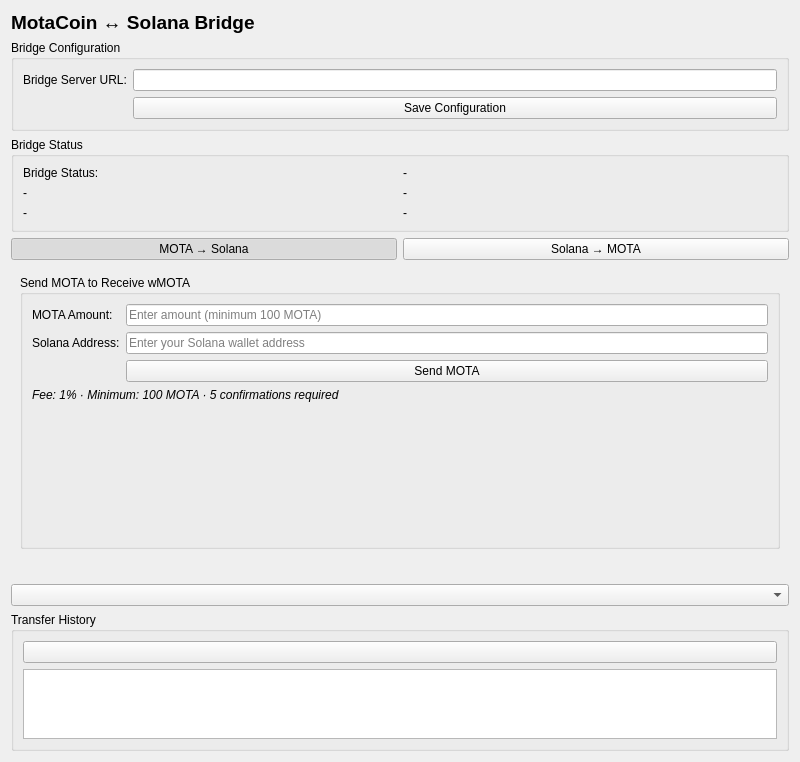
<?xml version="1.0" encoding="UTF-8"?>
<ui version="4.0">
 <class>BridgePage</class>
 <widget class="QWidget" name="BridgePage">
  <property name="geometry">
   <rect>
    <x>0</x>
    <y>0</y>
    <width>800</width>
    <height>600</height>
   </rect>
  </property>
  <property name="windowTitle">
   <string>Bridge</string>
  </property>
  <layout class="QVBoxLayout" name="verticalLayout">
   <item>
    <widget class="QLabel" name="pageTitle">
     <property name="text">
      <string>&lt;html&gt;&lt;head/&gt;&lt;body&gt;&lt;p&gt;&lt;span style=&quot; font-size:14pt; font-weight:600;&quot;&gt;MotaCoin ↔ Solana Bridge&lt;/span&gt;&lt;/p&gt;&lt;/body&gt;&lt;/html&gt;</string>
     </property>
    </widget>
   </item>
   <!-- Hidden legacy elements -->
   <item>
    <widget class="QGroupBox" name="configGroupBox">
     <property name="title">
      <string>Bridge Configuration</string>
     </property>
     <property name="visible">
      <bool>false</bool>
     </property>
     <layout class="QFormLayout" name="configFormLayout">
      <item row="0" column="0">
       <widget class="QLabel" name="serverUrlLabel">
        <property name="text">
         <string>Bridge Server URL:</string>
        </property>
       </widget>
      </item>
      <item row="0" column="1">
       <widget class="QLineEdit" name="serverUrlEdit"/>
      </item>
      <item row="1" column="1">
       <widget class="QPushButton" name="saveConfigButton">
        <property name="text">
         <string>Save Configuration</string>
        </property>
       </widget>
      </item>
     </layout>
    </widget>
   </item>
   <item>
    <widget class="QGroupBox" name="statusGroupBox">
     <property name="title">
      <string>Bridge Status</string>
     </property>
     <property name="visible">
      <bool>false</bool>
     </property>
     <layout class="QGridLayout" name="statusGridLayout">
      <item row="0" column="0">
       <widget class="QLabel" name="statusLabel">
        <property name="text">
         <string>Bridge Status:</string>
        </property>
       </widget>
      </item>
      <item row="0" column="1">
       <widget class="QLabel" name="motacoinBlockLabel">
        <property name="text">
         <string>-</string>
        </property>
       </widget>
      </item>
      <item row="1" column="0">
       <widget class="QLabel" name="solanaSlotLabel">
        <property name="text">
         <string>-</string>
        </property>
       </widget>
      </item>
      <item row="1" column="1">
       <widget class="QLabel" name="motacoinBalanceLabel">
        <property name="text">
         <string>-</string>
        </property>
       </widget>
      </item>
      <item row="2" column="0">
       <widget class="QLabel" name="solanaBalanceLabel">
        <property name="text">
         <string>-</string>
        </property>
       </widget>
      </item>
      <item row="2" column="1">
       <widget class="QLabel" name="wmotaSupplyLabel">
        <property name="text">
         <string>-</string>
        </property>
       </widget>
      </item>
     </layout>
    </widget>
   </item>
   <!-- Direction Toggle Buttons -->
   <item>
    <layout class="QHBoxLayout" name="directionButtonsLayout">
     <item>
      <widget class="QPushButton" name="motaToSolButton">
       <property name="text">
        <string>MOTA → Solana</string>
       </property>
       <property name="checkable">
        <bool>true</bool>
       </property>
       <property name="checked">
        <bool>true</bool>
       </property>
       <property name="autoExclusive">
        <bool>true</bool>
       </property>
       <property name="minimumHeight">
        <number>40</number>
       </property>
      </widget>
     </item>
     <item>
      <widget class="QPushButton" name="solToMotaButton">
       <property name="text">
        <string>Solana → MOTA</string>
       </property>
       <property name="checkable">
        <bool>true</bool>
       </property>
       <property name="autoExclusive">
        <bool>true</bool>
       </property>
       <property name="minimumHeight">
        <number>40</number>
       </property>
      </widget>
     </item>
    </layout>
   </item>
   <!-- Stacked Widget for Direction Content -->
   <item>
    <widget class="QStackedWidget" name="directionStack">
     <!-- Page 0: MOTA to Solana -->
     <widget class="QWidget" name="motaToSolPage">
      <layout class="QVBoxLayout" name="motaToSolLayout">
       <item>
        <widget class="QGroupBox" name="transferGroupBox">
         <property name="title">
          <string>Send MOTA to Receive wMOTA</string>
         </property>
         <layout class="QFormLayout" name="formLayout">
          <item row="0" column="0">
           <widget class="QLabel" name="amountLabel">
            <property name="text">
             <string>MOTA Amount:</string>
            </property>
           </widget>
          </item>
          <item row="0" column="1">
           <widget class="QLineEdit" name="amountEdit">
            <property name="placeholderText">
             <string>Enter amount (minimum 100 MOTA)</string>
            </property>
           </widget>
          </item>
          <item row="1" column="0">
           <widget class="QLabel" name="destinationLabel">
            <property name="text">
             <string>Solana Address:</string>
            </property>
           </widget>
          </item>
          <item row="1" column="1">
           <widget class="QLineEdit" name="destinationAddressEdit">
            <property name="placeholderText">
             <string>Enter your Solana wallet address</string>
            </property>
           </widget>
          </item>
          <item row="2" column="1">
           <widget class="QPushButton" name="initiateButton">
            <property name="text">
             <string>Send MOTA</string>
            </property>
           </widget>
          </item>
          <item row="3" column="0" colspan="2">
           <widget class="QLabel" name="infoLabel">
            <property name="text">
             <string>&lt;html&gt;&lt;body&gt;&lt;p&gt;&lt;span style='font-size:9pt; font-style:italic;'&gt;Fee: 1% · Minimum: 100 MOTA · 5 confirmations required&lt;/span&gt;&lt;/p&gt;&lt;/body&gt;&lt;/html&gt;</string>
            </property>
            <property name="wordWrap">
             <bool>true</bool>
            </property>
           </widget>
          </item>
         </layout>
        </widget>
       </item>
      </layout>
     </widget>
     <!-- Page 1: Solana to MOTA -->
     <widget class="QWidget" name="solToMotaPage">
      <layout class="QVBoxLayout" name="solToMotaLayout">
       <item>
        <widget class="QGroupBox" name="receiveGroupBox">
         <property name="title">
          <string>Receive MOTA from Solana</string>
         </property>
         <layout class="QVBoxLayout" name="receiveLayout">
          <item>
           <widget class="QLabel" name="warningLabel">
            <property name="text">
             <string>&lt;html&gt;&lt;body&gt;&lt;p&gt;&lt;span style='font-weight:600; color:#cc0000;'&gt;⚠️ IMPORTANT: Currently only Trust Wallet supports the memo field required for this transfer.&lt;/span&gt;&lt;/p&gt;&lt;/body&gt;&lt;/html&gt;</string>
            </property>
            <property name="wordWrap">
             <bool>true</bool>
            </property>
           </widget>
          </item>
          <item>
           <widget class="QLabel" name="step1Label">
            <property name="text">
             <string>&lt;html&gt;&lt;body&gt;&lt;p&gt;&lt;span style='font-weight:600;'&gt;1.&lt;/span&gt; Open Trust Wallet and import wMOTA token:&lt;/p&gt;&lt;/body&gt;&lt;/html&gt;</string>
            </property>
           </widget>
          </item>
          <item>
           <widget class="QLabel" name="tokenInfoLabel">
            <property name="text">
             <string>&lt;html&gt;&lt;body&gt;&lt;p style='margin-left:20px; font-size:9pt;'&gt;Token: &lt;b&gt;MotaiHCWSq1NV9xXio4xtqdjGkk3qpavs5uAk1TLspT&lt;/b&gt;&lt;br/&gt;Name: Wrapped MotaCoin (wMOTA) · Decimals: 2&lt;/p&gt;&lt;/body&gt;&lt;/html&gt;</string>
            </property>
            <property name="wordWrap">
             <bool>true</bool>
            </property>
            <property name="textInteractionFlags">
             <set>Qt::TextSelectableByMouse</set>
            </property>
           </widget>
          </item>
          <item>
           <widget class="QLabel" name="step2Label">
            <property name="text">
             <string>&lt;html&gt;&lt;body&gt;&lt;p&gt;&lt;span style='font-weight:600;'&gt;2.&lt;/span&gt; Send wMOTA to this escrow address:&lt;/p&gt;&lt;/body&gt;&lt;/html&gt;</string>
            </property>
           </widget>
          </item>
          <item>
           <layout class="QHBoxLayout" name="escrowLayout">
            <item>
             <widget class="QLineEdit" name="escrowAddressEdit">
              <property name="text">
               <string>S2MfSdCSY9yAc8LfZ2SeorUqtEM4pKGsczUkXgPeysX</string>
              </property>
              <property name="readOnly">
               <bool>true</bool>
              </property>
             </widget>
            </item>
            <item>
             <widget class="QPushButton" name="copyEscrowButton">
              <property name="text">
               <string>Copy</string>
              </property>
              <property name="maximumWidth">
               <number>60</number>
              </property>
             </widget>
            </item>
           </layout>
          </item>
          <item>
           <widget class="QLabel" name="step3Label">
            <property name="text">
             <string>&lt;html&gt;&lt;body&gt;&lt;p&gt;&lt;span style='font-weight:600;'&gt;3.&lt;/span&gt; In the MEMO field, enter your MOTA address with prefix:&lt;/p&gt;&lt;/body&gt;&lt;/html&gt;</string>
            </property>
           </widget>
          </item>
          <item>
           <layout class="QHBoxLayout" name="memoLayout">
            <item>
             <widget class="QLineEdit" name="memoEdit">
              <property name="readOnly">
               <bool>true</bool>
              </property>
              <property name="placeholderText">
               <string>Select address below</string>
              </property>
             </widget>
            </item>
            <item>
             <widget class="QPushButton" name="copyMemoButton">
              <property name="text">
               <string>Copy</string>
              </property>
              <property name="maximumWidth">
               <number>60</number>
              </property>
             </widget>
            </item>
           </layout>
          </item>
          <item>
           <layout class="QHBoxLayout" name="addressSelectLayout">
            <item>
             <widget class="QLabel" name="yourAddressLabel">
              <property name="text">
               <string>Your MOTA Address:</string>
              </property>
             </widget>
            </item>
            <item>
             <widget class="QComboBox" name="motaAddressCombo">
              <property name="minimumWidth">
               <number>350</number>
              </property>
             </widget>
            </item>
           </layout>
          </item>
          <item>
           <widget class="QLabel" name="exampleLabel">
            <property name="text">
             <string>&lt;html&gt;&lt;body&gt;&lt;p&gt;&lt;span style='font-size:9pt; color:#666666;'&gt;Example memo: MOTA:MHgpmvH6JJR3WdcNdk31BG1LYNzKn69pro&lt;/span&gt;&lt;/p&gt;&lt;/body&gt;&lt;/html&gt;</string>
            </property>
           </widget>
          </item>
          <item>
           <widget class="QLabel" name="feeInfoLabel">
            <property name="text">
             <string>&lt;html&gt;&lt;body&gt;&lt;p&gt;&lt;span style='font-size:9pt; font-style:italic;'&gt;Fee: 1% · ~32 Solana confirmations (~15 seconds)&lt;/span&gt;&lt;/p&gt;&lt;/body&gt;&lt;/html&gt;</string>
            </property>
           </widget>
          </item>
         </layout>
        </widget>
       </item>
      </layout>
     </widget>
    </widget>
   </item>
   <!-- Hidden legacy combo box -->
   <item>
    <widget class="QLabel" name="directionLabelText">
     <property name="visible">
      <bool>false</bool>
     </property>
    </widget>
   </item>
   <item>
    <widget class="QComboBox" name="directionComboBox">
     <property name="visible">
      <bool>false</bool>
     </property>
    </widget>
   </item>
   <!-- Transfer History (hidden) -->
   <item>
    <widget class="QGroupBox" name="historyGroupBox">
     <property name="visible">
      <bool>false</bool>
     </property>
     <property name="title">
      <string>Transfer History</string>
     </property>
     <layout class="QVBoxLayout" name="historyVerticalLayout">
      <item>
       <widget class="QPushButton" name="refreshButton">
        <property name="visible">
         <bool>false</bool>
        </property>
       </widget>
      </item>
      <item>
       <widget class="QTableWidget" name="transfersTable">
        <property name="visible">
         <bool>false</bool>
        </property>
       </widget>
      </item>
     </layout>
    </widget>
   </item>
  </layout>
 </widget>
 <resources/>
 <connections/>
</ui>
